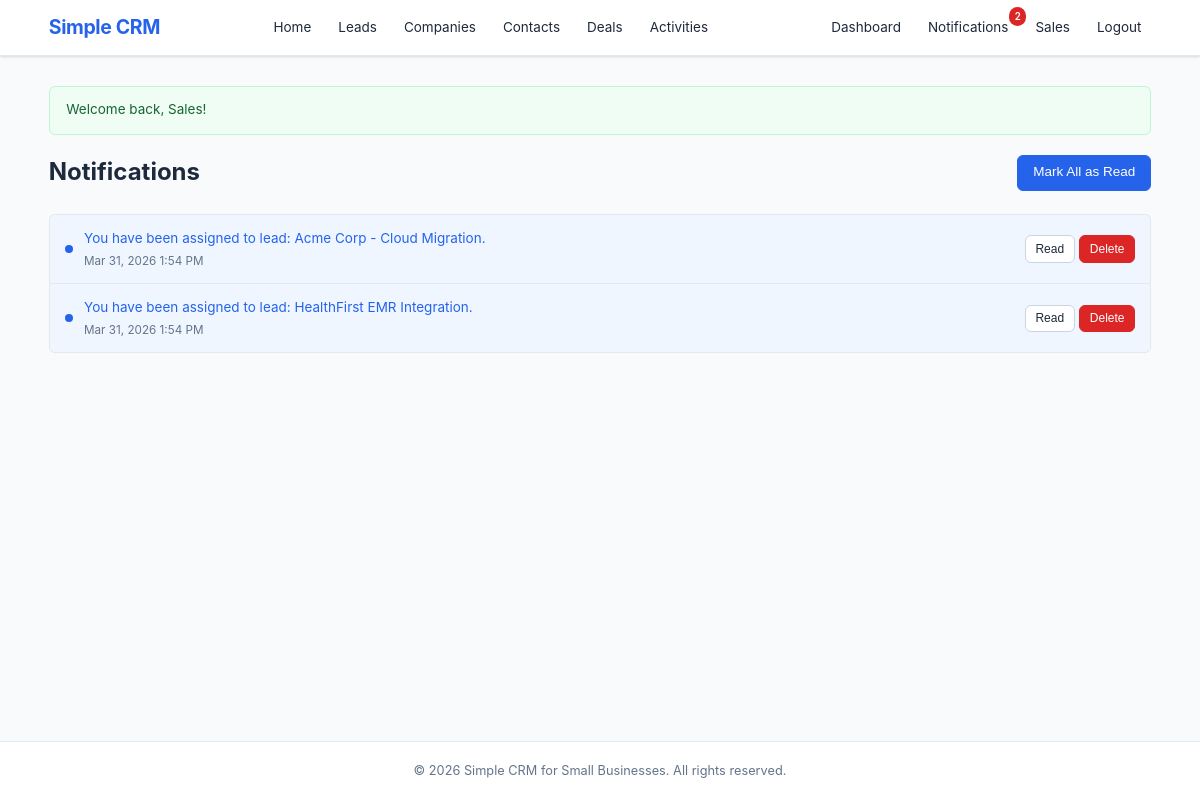
The app's page /public/notifications.php (signed in) with its own data.
### tables this page shows
CREATE TABLE IF NOT EXISTS `notifications` (
    `id`         INT AUTO_INCREMENT PRIMARY KEY,
    `user_id`    INT         NOT NULL,
    `message`    TEXT        NOT NULL,
    `link`       VARCHAR(255) DEFAULT NULL,
    `is_read`    TINYINT(1)  NOT NULL DEFAULT 0,
    `created_at` DATETIME    NOT NULL DEFAULT CURRENT_TIMESTAMP,
    FOREIGN KEY (`user_id`) REFERENCES `users`(`id`) ON DELETE CASCADE,
    INDEX `idx_notif_user` (`user_id`, `is_read`)
);

### models/Notification.php (called while the page is built, shortened)
<?php
function getNotificationsForUser(int $userId, int $limit = 50, int $offset = 0): array
{
    $db = getDB();
    $stmt = $db->prepare(
        'SELECT * FROM notifications
         WHERE user_id = :uid
         ORDER BY created_at DESC
         LIMIT :lim OFFSET :off'
    );
    $stmt->bindValue(':uid', $userId, PDO::PARAM_INT);
    $stmt->bindValue(':lim', $limit, PDO::PARAM_INT);
    $stmt->bindValue(':off', $offset, PDO::PARAM_INT);
    $stmt->execute();
    return $stmt->fetchAll();
}
function countNotificationsForUser(int $userId): int
{
    $db = getDB();
    $stmt = $db->prepare('SELECT COUNT(*) FROM notifications WHERE user_id = :uid');
    $stmt->execute([':uid' => $userId]);
    return (int) $stmt->fetchColumn();
}

### public/notifications.php (the view, shortened to what this page needs)
<?php
require_once __DIR__ . '/../includes/helpers.php';
require_once __DIR__ . '/../models/Notification.php';
$userId = currentUserId();
$perPage = 20;
$page    = max(1, (int) ($_GET['page'] ?? 1));
$total   = countNotificationsForUser($userId);
$pag     = paginate($total, $perPage, $page);
$notifications = getNotificationsForUser($userId, $perPage, $pag['offset']);
include __DIR__ . '/../includes/header.php';
?>
<div class="container">
    <?= renderFlash() ?>
    <div class="page-header">
        <h1>Notifications</h1>
        <?php if (!empty($notifications)): ?>
            <form method="post" style="display:inline">
                <button type="submit" name="action" value="mark_all_read" class="btn btn-primary">Mark All as Read</button>
            </form>
        <?php endif; ?>
    </div>
    <?php if (empty($notifications)): ?>
        <div class="empty-state">
            <p>You have no notifications.</p>
        </div>
    <?php else: ?>
        <div class="notification-list">
            <?php foreach ($notifications as $notif): ?>
                <div class="notification-item <?= $notif['is_read'] ? 'read' : 'unread' ?>">
                    <div class="notif-content">
                        <?php if (!$notif['is_read']): ?>
                            <span class="notif-dot"></span>
                        <?php endif; ?>
                        <div class="notif-body">
                            <?php if ($notif['link']): ?>
                                <a href="<?= e($notif['link']) ?>"><?= e($notif['message']) ?></a>
                            <?php else: ?>
                                <span><?= e($notif['message']) ?></span>
                            <?php endif; ?>
                            <small class="notif-time"><?= formatDateTime($notif['created_at']) ?></small>
                        </div>
                    </div>
                    <div class="notif-actions">
                        <form method="post" style="display:inline">
                            <?php if ($notif['is_read']): ?>
                                <button type="submit" name="action" value="mark_unread" class="btn btn-sm">Unread</button>
                            <?php else: ?>
                                <button type="submit" name="action" value="mark_read" class="btn btn-sm">Read</button>
                            <?php endif; ?>
                            <button type="submit" name="action" value="delete" class="btn btn-sm btn-danger"
                                    onclick="return confirm('Delete this notification?')">Delete</button>
                        </form>
                    </div>
                </div>
            <?php endforeach; ?>
        </div>
    <?php endif; ?>
</div>
<?php include __DIR__ . '/../includes/footer.php'; ?>

### public/css/style.css (style rules this page uses)
*, *::before, *::after { box-sizing: border-box; margin: 0; padding: 0; }
:root { --color-primary: #2563eb; --color-primary-dark: #1d4ed8; --color-success: #16a34a; --color-warning: #d97706; --color-danger: #dc2626; --color-info: #0891b2; --color-bg: #f8fafc; --color-white: #ffffff; --color-text: #1e293b; --color-text-light: #64748b; --color-border: #e2e8f0; --color-border-dark: #cbd5e1; --radius: 6px; --shadow: 0 1px 3px rgba(0,0,0,0.08), 0 1px 2px rgba(0,0,0,0.06); --shadow-md: 0 4px 6px rgba(0,0,0,0.07), 0 2px 4px rgba(0,0,0,0.06); --font-sans: -apple-system, BlinkMacSystemFont, 'Segoe UI', Roboto, Oxygen, Ubuntu, sans-serif; --font-mono: 'SF Mono', SFMono-Regular, Consolas, 'Liberation Mono', Menlo, monospace; }
html { font-size: 15px; line-height: 1.6; }
body { font-family: var(--font-sans); color: var(--color-text); background: var(--color-bg); min-height: 100vh; display: flex; flex-direction: column; }
a { color: var(--color-primary); text-decoration: none; }
.container { max-width: 1140px; margin: 0 auto; padding: 0 1.25rem; }
.page-header { display: flex; align-items: center; justify-content: space-between; margin-bottom: 1.5rem; gap: 1rem; flex-wrap: wrap; }
.page-header h1 { font-size: 1.6rem; font-weight: 700; color: var(--color-text); }
.btn { display: inline-block; padding: 0.5rem 1rem; font-size: 0.9rem; font-weight: 500; border-radius: var(--radius); border: 1px solid var(--color-border-dark); background: var(--color-white); color: var(--color-text); cursor: pointer; transition: all 0.15s; text-align: center; line-height: 1.4; }
.btn-primary { background: var(--color-primary); color: var(--color-white); border-color: var(--color-primary); }
.btn-danger { background: var(--color-danger); color: var(--color-white); border-color: var(--color-danger); }
.btn-sm { padding: 0.3rem 0.65rem; font-size: 0.8rem; }
.notification-list { display: flex; flex-direction: column; gap: 0; }
.notification-item { display: flex; align-items: center; justify-content: space-between; padding: 0.85rem 1rem; background: var(--color-white); border: 1px solid var(--color-border); border-bottom: none; gap: 1rem; }
.notification-item:first-child { border-radius: var(--radius) var(--radius) 0 0; }
.notification-item:last-child { border-bottom: 1px solid var(--color-border); border-radius: 0 0 var(--radius) var(--radius); }
.notification-item.unread { background: #eff6ff; }
.notif-content { display: flex; align-items: center; gap: 0.75rem; flex: 1; min-width: 0; }
.notif-dot { width: 8px; height: 8px; min-width: 8px; background: var(--color-primary); border-radius: 50%; }
.notif-body { display: flex; flex-direction: column; gap: 0.15rem; }
.notif-body a, .notif-body span { font-size: 0.9rem; }
.notif-time { color: var(--color-text-light); font-size: 0.78rem; }
.notif-actions { white-space: nowrap; display: flex; gap: 0.3rem; }

### records on screen
notifications: is_read 0 (drawn), message "You have been assigned to lead: Acme Corp - Cloud Migration.", created_at "Mar 31, 2026 1:54 PM"
notifications: is_read 0 (drawn), message "You have been assigned to lead: HealthFirst EMR Integration.", created_at "Mar 31, 2026 1:54 PM"

### other values on screen
$notifCount "2"
$user['first_name'] "Sales"
$msg "Welcome back, Sales!"
